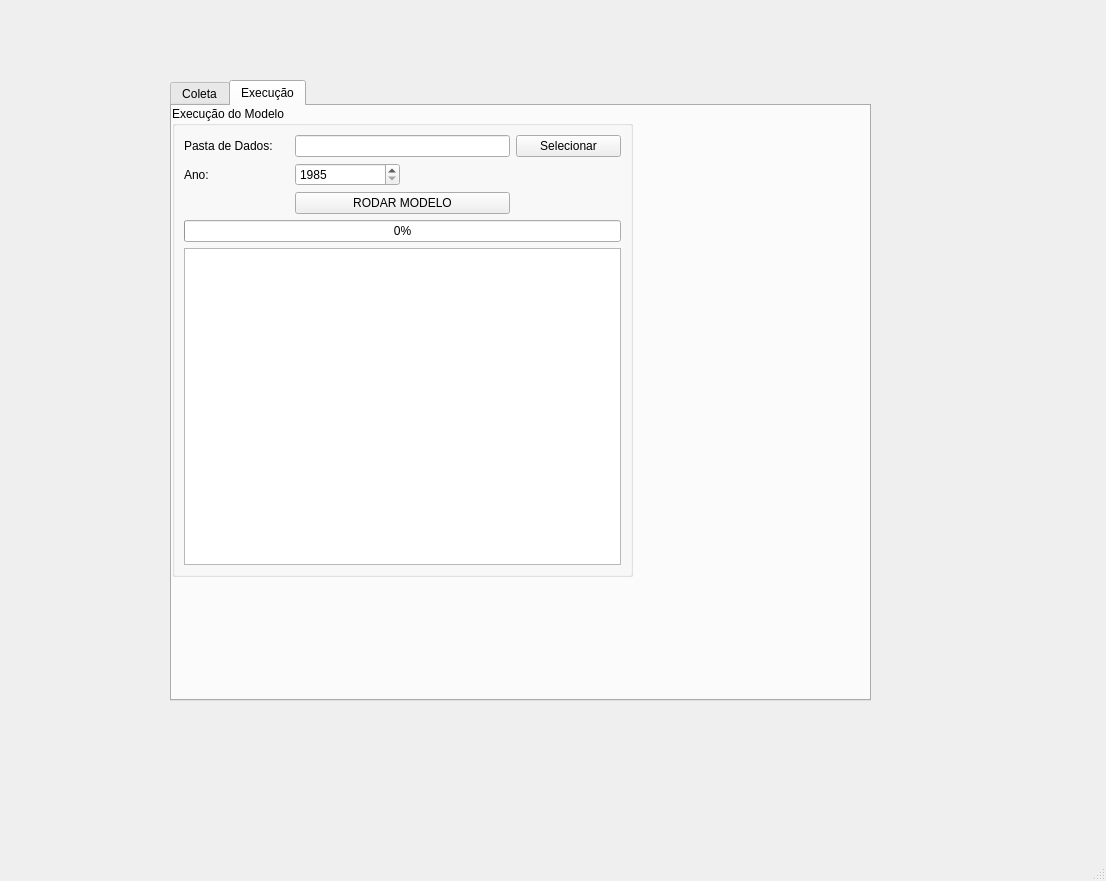
<?xml version="1.0" encoding="UTF-8"?>
<ui version="4.0">
 <class>MainWindow</class>
 <widget class="QMainWindow" name="MainWindow">
  <property name="geometry">
   <rect>
    <x>0</x>
    <y>0</y>
    <width>1106</width>
    <height>881</height>
   </rect>
  </property>
  <property name="windowTitle">
   <string>MainWindow</string>
  </property>
  <widget class="QWidget" name="centralwidget">
   <widget class="QTabWidget" name="tabWidget">
    <property name="geometry">
     <rect>
      <x>170</x>
      <y>80</y>
      <width>701</width>
      <height>621</height>
     </rect>
    </property>
    <property name="currentIndex">
     <number>1</number>
    </property>
    <widget class="QWidget" name="tab">
     <attribute name="title">
      <string>Coleta</string>
     </attribute>
     <widget class="QGroupBox" name="groupBox">
      <property name="geometry">
       <rect>
        <x>0</x>
        <y>0</y>
        <width>461</width>
        <height>471</height>
       </rect>
      </property>
      <property name="title">
       <string>Configuração de Coleta</string>
      </property>
      <layout class="QGridLayout" name="gridLayout">
       <item row="2" column="1">
        <widget class="QSpinBox" name="spinBoxYearCollect">
         <property name="minimum">
          <number>1985</number>
         </property>
         <property name="maximum">
          <number>2025</number>
         </property>
        </widget>
       </item>
       <item row="5" column="1" colspan="2">
        <widget class="QPushButton" name="pushButtonCollect">
         <property name="text">
          <string>Coletar Dados</string>
         </property>
        </widget>
       </item>
       <item row="3" column="0" colspan="2">
        <widget class="QLabel" name="label_4">
         <property name="text">
          <string>% Máxima de Nuvem:</string>
         </property>
        </widget>
       </item>
       <item row="2" column="0">
        <widget class="QLabel" name="label_2">
         <property name="text">
          <string>Ano:</string>
         </property>
        </widget>
       </item>
       <item row="4" column="1" colspan="2">
        <widget class="QLineEdit" name="lineEditOutputFolder"/>
       </item>
       <item row="0" column="3">
        <widget class="QPushButton" name="pushButtonShape">
         <property name="text">
          <string>Selecionar</string>
         </property>
        </widget>
       </item>
       <item row="4" column="3">
        <widget class="QPushButton" name="pushButtonOutputFolder">
         <property name="text">
          <string>Selecionar</string>
         </property>
        </widget>
       </item>
       <item row="0" column="1" colspan="2">
        <widget class="QLineEdit" name="lineEditShape"/>
       </item>
       <item row="3" column="2">
        <widget class="QSpinBox" name="spinBoxCloud">
         <property name="maximum">
          <number>100</number>
         </property>
         <property name="value">
          <number>20</number>
         </property>
        </widget>
       </item>
       <item row="6" column="0" colspan="4">
        <widget class="QProgressBar" name="progressBarCollect">
         <property name="value">
          <number>0</number>
         </property>
        </widget>
       </item>
       <item row="2" column="3">
        <widget class="QComboBox" name="comboBoxLandsat">
         <property name="currentIndex">
          <number>1</number>
         </property>
         <item>
          <property name="text">
           <string>Landsat 5</string>
          </property>
         </item>
         <item>
          <property name="text">
           <string>Landsat 7</string>
          </property>
         </item>
         <item>
          <property name="text">
           <string>Landsat 8</string>
          </property>
         </item>
         <item>
          <property name="text">
           <string>Landsat 9</string>
          </property>
         </item>
        </widget>
       </item>
       <item row="0" column="0">
        <widget class="QLabel" name="label">
         <property name="text">
          <string>Shapefile:</string>
         </property>
        </widget>
       </item>
       <item row="2" column="2">
        <widget class="QLabel" name="label_3">
         <property name="text">
          <string>Coleção: </string>
         </property>
        </widget>
       </item>
       <item row="4" column="0">
        <widget class="QLabel" name="label_5">
         <property name="text">
          <string>Pasta de Saída:</string>
         </property>
        </widget>
       </item>
       <item row="7" column="0" colspan="4">
        <widget class="QPlainTextEdit" name="plainTextEditLog"/>
       </item>
      </layout>
     </widget>
    </widget>
    <widget class="QWidget" name="tab_2">
     <attribute name="title">
      <string>Execução</string>
     </attribute>
     <widget class="QGroupBox" name="groupBox_2">
      <property name="geometry">
       <rect>
        <x>0</x>
        <y>0</y>
        <width>461</width>
        <height>471</height>
       </rect>
      </property>
      <property name="title">
       <string>Execução do Modelo</string>
      </property>
      <layout class="QGridLayout" name="gridLayout_2">
       <item row="4" column="0" colspan="4">
        <widget class="QProgressBar" name="progressBarRun">
         <property name="value">
          <number>0</number>
         </property>
        </widget>
       </item>
       <item row="2" column="0">
        <widget class="QLabel" name="label_7">
         <property name="text">
          <string>Ano:</string>
         </property>
        </widget>
       </item>
       <item row="5" column="0" colspan="4">
        <widget class="QPlainTextEdit" name="plainTextEditRunLog"/>
       </item>
       <item row="2" column="1">
        <widget class="QSpinBox" name="spinBoxYearRun">
         <property name="minimum">
          <number>1985</number>
         </property>
         <property name="maximum">
          <number>2025</number>
         </property>
        </widget>
       </item>
       <item row="0" column="3">
        <widget class="QPushButton" name="pushButtonDataFolder">
         <property name="text">
          <string>Selecionar</string>
         </property>
        </widget>
       </item>
       <item row="0" column="0">
        <widget class="QLabel" name="label_8">
         <property name="text">
          <string>Pasta de Dados:</string>
         </property>
        </widget>
       </item>
       <item row="0" column="1" colspan="2">
        <widget class="QLineEdit" name="lineEditDataFolder"/>
       </item>
       <item row="3" column="1" colspan="2">
        <widget class="QPushButton" name="pushButtonRunModel">
         <property name="text">
          <string>RODAR MODELO</string>
         </property>
        </widget>
       </item>
      </layout>
     </widget>
    </widget>
   </widget>
  </widget>
  <widget class="QMenuBar" name="menubar">
   <property name="geometry">
    <rect>
     <x>0</x>
     <y>0</y>
     <width>1106</width>
     <height>21</height>
    </rect>
   </property>
  </widget>
  <widget class="QStatusBar" name="statusbar"/>
 </widget>
 <resources/>
 <connections/>
</ui>
